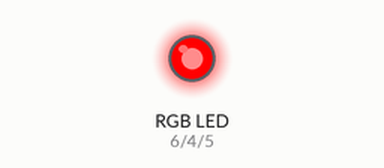
The sketch below on a simulated Arduino Uno, built with avr-gcc and run on an emulated ATmega328P. Parts: an RGB LED mixed from three pins (HIGH = lit).

Above: at 0.2 s.
At 0.7 s:
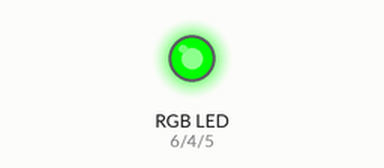
At 2.7 s:
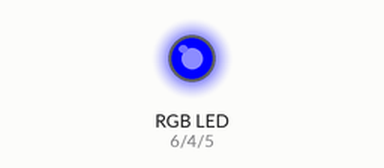
Timing chart, 0 to 3.5 s (numbered marks = the images above):
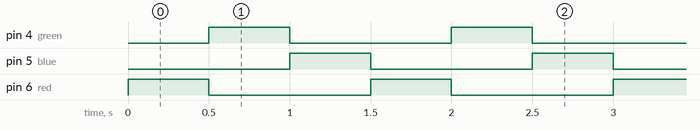

Measured:
- by itself, pin 4 (green), pin 5 (blue), pin 6 (red): alternates HIGH for 0.50 s and LOW for 1.0 s
- by itself, everything shown: repeats every 1.5 s, in 4 steps

The sketch:

02_RGB_blinking.ino
```cpp
// Circuit Diagram: Diagram 01 in readme file

const int red = 6, green = 4, blue = 5;
void setup()
{

  pinMode(red, OUTPUT);
  pinMode(green, OUTPUT);
  pinMode(blue, OUTPUT);

}


void loop() {
	only_rgb();

}

void only_rgb(){
	digitalWrite(red, HIGH);
    delay(500);
  digitalWrite(red, LOW);
    digitalWrite(green, HIGH);
    delay(500);
  digitalWrite(green, LOW);
    digitalWrite(blue, HIGH);
    delay(500);
  digitalWrite(blue, LOW);


}

void rgb(){
    digitalWrite(red, HIGH);
  delay(500);
  digitalWrite(red, LOW);
  delay(500);

  digitalWrite(green, HIGH);
  delay(500);
  digitalWrite(green, LOW);
  delay(500);

  digitalWrite(blue, HIGH);
  delay(500);
  digitalWrite(blue, LOW);
  delay(500);

}
```
